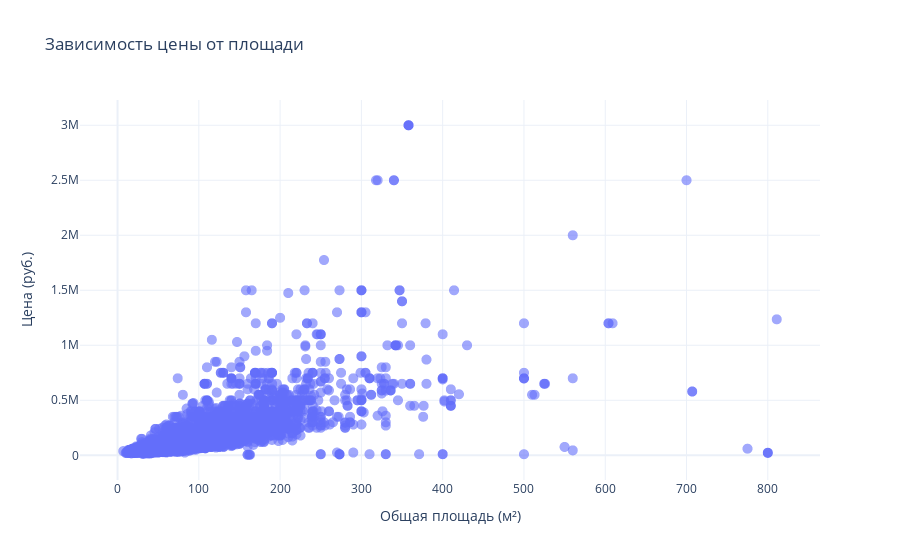

Notebook cell for this chart:
### Markdown cell above
## Зависимость целевой переменной от площади

### Code cell
fig = px.scatter(
    data_df,
    x='area_tmp',
    y='price_tmp',
    title='Зависимость цены от площади',
    labels={'area_tmp': 'Общая площадь (м²)', 'price_tmp': 'Цена (руб.)'},
    opacity=0.6
)

fig.update_traces(marker=dict(size=10))
fig.show()

### Figure 1 — Plotly figure (JSON) as saved in the notebook; plotly's stock layout.template omitted (floating-point values rounded to 4 significant figures; data arrays with more than 128 entries replaced by an {"elided": "..."} marker saying what was removed)
{"data": [{"hovertemplate": "Общая площадь (м²)=%{x}<br>Цена (руб.)=%{y}<extra></extra>", "legendgroup": "", "marker": {"color": "#636efa", "opacity": 0.6, "size": 10, "symbol": "circle"}, "mode": "markers", "name": "", "showlegend": false, "type": "scattergl", "x": {"elided": "19737 float values"}, "xaxis": "x", "y": {"elided": "19737 float values"}, "yaxis": "y"}], "layout": {"legend": {"tracegroupgap": 0}, "title": {"text": "Зависимость цены от площади"}, "xaxis": {"anchor": "y", "domain": [0, 1], "title": {"text": "Общая площадь (м²)"}}, "yaxis": {"anchor": "x", "domain": [0, 1], "title": {"text": "Цена (руб.)"}}}}
